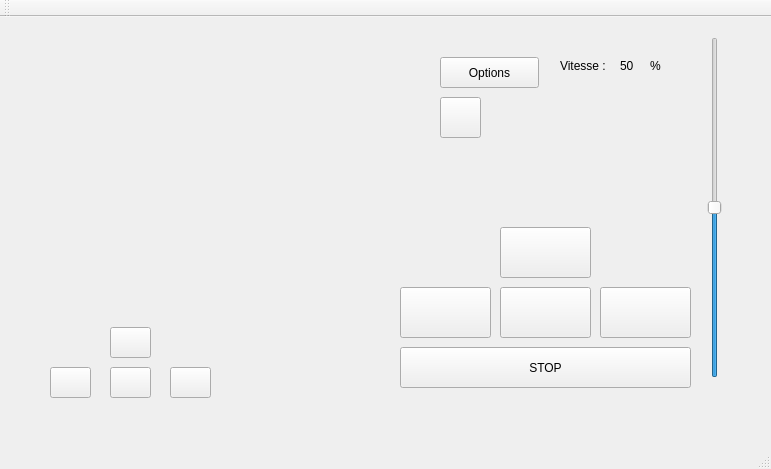
<?xml version="1.0" encoding="UTF-8"?>
<ui version="4.0">
 <class>WifiBot</class>
 <widget class="QMainWindow" name="WifiBot">
  <property name="enabled">
   <bool>true</bool>
  </property>
  <property name="geometry">
   <rect>
    <x>0</x>
    <y>0</y>
    <width>771</width>
    <height>469</height>
   </rect>
  </property>
  <property name="cursor">
   <cursorShape>ArrowCursor</cursorShape>
  </property>
  <property name="windowTitle">
   <string>WifiBot</string>
  </property>
  <property name="toolTip">
   <string/>
  </property>
  <widget class="QWidget" name="centralWidget">
   <property name="enabled">
    <bool>true</bool>
   </property>
   <widget class="QSlider" name="sliderVitesse">
    <property name="enabled">
     <bool>true</bool>
    </property>
    <property name="geometry">
     <rect>
      <x>700</x>
      <y>20</y>
      <width>29</width>
      <height>341</height>
     </rect>
    </property>
    <property name="cursor">
     <cursorShape>SizeVerCursor</cursorShape>
    </property>
    <property name="mouseTracking">
     <bool>false</bool>
    </property>
    <property name="toolTip">
     <string>Modifier la vitesse du robot</string>
    </property>
    <property name="maximum">
     <number>100</number>
    </property>
    <property name="value">
     <number>50</number>
    </property>
    <property name="orientation">
     <enum>Qt::Vertical</enum>
    </property>
   </widget>
   <widget class="BoutonDirectionnel" name="boutonDroite">
    <property name="geometry">
     <rect>
      <x>600</x>
      <y>270</y>
      <width>91</width>
      <height>51</height>
     </rect>
    </property>
    <property name="cursor">
     <cursorShape>PointingHandCursor</cursorShape>
    </property>
    <property name="toolTip">
     <string>Aller à droite</string>
    </property>
    <property name="text">
     <string/>
    </property>
   </widget>
   <widget class="BoutonDirectionnel" name="boutonBas">
    <property name="geometry">
     <rect>
      <x>500</x>
      <y>270</y>
      <width>91</width>
      <height>51</height>
     </rect>
    </property>
    <property name="cursor">
     <cursorShape>PointingHandCursor</cursorShape>
    </property>
    <property name="toolTip">
     <string>Reculer</string>
    </property>
    <property name="text">
     <string/>
    </property>
   </widget>
   <widget class="QLabel" name="label">
    <property name="geometry">
     <rect>
      <x>560</x>
      <y>40</y>
      <width>67</width>
      <height>17</height>
     </rect>
    </property>
    <property name="toolTip">
     <string>Vitesse du Wifibot</string>
    </property>
    <property name="text">
     <string>Vitesse :</string>
    </property>
   </widget>
   <widget class="QLabel" name="label_2">
    <property name="geometry">
     <rect>
      <x>620</x>
      <y>40</y>
      <width>31</width>
      <height>17</height>
     </rect>
    </property>
    <property name="text">
     <string>50</string>
    </property>
   </widget>
   <widget class="QLabel" name="label_3">
    <property name="geometry">
     <rect>
      <x>650</x>
      <y>40</y>
      <width>16</width>
      <height>17</height>
     </rect>
    </property>
    <property name="text">
     <string>%</string>
    </property>
   </widget>
   <widget class="QPushButton" name="boutonOptions">
    <property name="geometry">
     <rect>
      <x>440</x>
      <y>40</y>
      <width>99</width>
      <height>31</height>
     </rect>
    </property>
    <property name="cursor">
     <cursorShape>WhatsThisCursor</cursorShape>
    </property>
    <property name="toolTip">
     <string>Besoin d'aide ?</string>
    </property>
    <property name="text">
     <string>Options</string>
    </property>
   </widget>
   <widget class="BoutonDirectionnel" name="boutonGauche">
    <property name="geometry">
     <rect>
      <x>400</x>
      <y>270</y>
      <width>91</width>
      <height>51</height>
     </rect>
    </property>
    <property name="cursor">
     <cursorShape>PointingHandCursor</cursorShape>
    </property>
    <property name="toolTip">
     <string>Aller à gauche</string>
    </property>
    <property name="text">
     <string/>
    </property>
   </widget>
   <widget class="BoutonDirectionnel" name="boutonStop">
    <property name="geometry">
     <rect>
      <x>400</x>
      <y>330</y>
      <width>291</width>
      <height>41</height>
     </rect>
    </property>
    <property name="cursor">
     <cursorShape>PointingHandCursor</cursorShape>
    </property>
    <property name="toolTip">
     <string>Arrêter tout mouvement et réinitialiser la caméra</string>
    </property>
    <property name="text">
     <string>STOP</string>
    </property>
   </widget>
   <widget class="BoutonDirectionnel" name="bouttonHaut">
    <property name="geometry">
     <rect>
      <x>500</x>
      <y>210</y>
      <width>91</width>
      <height>51</height>
     </rect>
    </property>
    <property name="toolTip">
     <string>Avancer</string>
    </property>
    <property name="text">
     <string/>
    </property>
   </widget>
   <widget class="BoutonCamera" name="boutCamGauche">
    <property name="geometry">
     <rect>
      <x>50</x>
      <y>350</y>
      <width>41</width>
      <height>31</height>
     </rect>
    </property>
    <property name="toolTip">
     <string>Caméra à gauche</string>
    </property>
    <property name="text">
     <string/>
    </property>
   </widget>
   <widget class="BoutonCamera" name="boutCamBas">
    <property name="geometry">
     <rect>
      <x>110</x>
      <y>350</y>
      <width>41</width>
      <height>31</height>
     </rect>
    </property>
    <property name="toolTip">
     <string>Baisser la caméra</string>
    </property>
    <property name="text">
     <string/>
    </property>
   </widget>
   <widget class="BoutonCamera" name="boutCamDroit">
    <property name="geometry">
     <rect>
      <x>170</x>
      <y>350</y>
      <width>41</width>
      <height>31</height>
     </rect>
    </property>
    <property name="toolTip">
     <string>Caméra à droite</string>
    </property>
    <property name="text">
     <string/>
    </property>
   </widget>
   <widget class="BoutonCamera" name="boutCamHaut">
    <property name="geometry">
     <rect>
      <x>110</x>
      <y>310</y>
      <width>41</width>
      <height>31</height>
     </rect>
    </property>
    <property name="toolTip">
     <string>Lever la caméra</string>
    </property>
    <property name="text">
     <string/>
    </property>
   </widget>
   <widget class="QLabel" name="labelVid">
    <property name="geometry">
     <rect>
      <x>60</x>
      <y>30</y>
      <width>320</width>
      <height>215</height>
     </rect>
    </property>
    <property name="text">
     <string/>
    </property>
   </widget>
   <widget class="BoutonCamera" name="boutonCapture">
    <property name="geometry">
     <rect>
      <x>440</x>
      <y>80</y>
      <width>41</width>
      <height>41</height>
     </rect>
    </property>
    <property name="toolTip">
     <string>Prendre une capture d'écran</string>
    </property>
    <property name="text">
     <string/>
    </property>
   </widget>
   <zorder>sliderVitesse</zorder>
   <zorder>boutonDroite</zorder>
   <zorder>label</zorder>
   <zorder>label_2</zorder>
   <zorder>label_3</zorder>
   <zorder>boutonOptions</zorder>
   <zorder>boutonBas</zorder>
   <zorder>boutonGauche</zorder>
   <zorder>boutonStop</zorder>
   <zorder>bouttonHaut</zorder>
   <zorder>boutCamGauche</zorder>
   <zorder>boutCamBas</zorder>
   <zorder>boutCamDroit</zorder>
   <zorder>boutCamHaut</zorder>
   <zorder>labelVid</zorder>
   <zorder>boutonCapture</zorder>
  </widget>
  <widget class="QMenuBar" name="menuBar">
   <property name="geometry">
    <rect>
     <x>0</x>
     <y>0</y>
     <width>771</width>
     <height>21</height>
    </rect>
   </property>
  </widget>
  <widget class="QToolBar" name="mainToolBar">
   <attribute name="toolBarArea">
    <enum>TopToolBarArea</enum>
   </attribute>
   <attribute name="toolBarBreak">
    <bool>false</bool>
   </attribute>
  </widget>
  <widget class="QStatusBar" name="statusBar"/>
 </widget>
 <layoutdefault spacing="6" margin="11"/>
 <customwidgets>
  <customwidget>
   <class>BoutonDirectionnel</class>
   <extends>QPushButton</extends>
   <header>boutondirectionnel.h</header>
  </customwidget>
  <customwidget>
   <class>BoutonCamera</class>
   <extends>QPushButton</extends>
   <header>boutoncamera.h</header>
  </customwidget>
 </customwidgets>
 <resources/>
 <connections>
  <connection>
   <sender>sliderVitesse</sender>
   <signal>sliderMoved(int)</signal>
   <receiver>label_2</receiver>
   <slot>setNum(int)</slot>
   <hints>
    <hint type="sourcelabel">
     <x>700</x>
     <y>188</y>
    </hint>
    <hint type="destinationlabel">
     <x>620</x>
     <y>89</y>
    </hint>
   </hints>
  </connection>
  <connection>
   <sender>sliderVitesse</sender>
   <signal>valueChanged(int)</signal>
   <receiver>label_2</receiver>
   <slot>setNum(int)</slot>
   <hints>
    <hint type="sourcelabel">
     <x>700</x>
     <y>256</y>
    </hint>
    <hint type="destinationlabel">
     <x>620</x>
     <y>89</y>
    </hint>
   </hints>
  </connection>
 </connections>
</ui>
